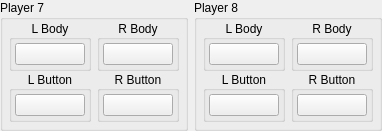
                <widget class="QWidget" name="player78Widget" native="true">
                 <layout class="QHBoxLayout" name="horizontalLayout_7">
                  <property name="leftMargin">
                   <number>0</number>
                  </property>
                  <property name="topMargin">
                   <number>0</number>
                  </property>
                  <property name="rightMargin">
                   <number>0</number>
                  </property>
                  <property name="bottomMargin">
                   <number>0</number>
                  </property>
                  <item>
                   <widget class="QGroupBox" name="player7Group">
                    <property name="title">
                     <string>Player 7</string>
                    </property>
                    <layout class="QHBoxLayout" name="horizontalLayout_12">
                     <property name="spacing">
                      <number>6</number>
                     </property>
                     <property name="leftMargin">
                      <number>6</number>
                     </property>
                     <property name="topMargin">
                      <number>0</number>
                     </property>
                     <property name="rightMargin">
                      <number>6</number>
                     </property>
                     <property name="bottomMargin">
                      <number>6</number>
                     </property>
                     <item>
                      <widget class="QWidget" name="player7LeftJoycon" native="true">
                       <layout class="QVBoxLayout" name="buttonMiscButtonsLeftJoyconVerticalLayout_12">
                        <property name="spacing">
                         <number>0</number>
                        </property>
                        <property name="leftMargin">
                         <number>0</number>
                        </property>
                        <property name="topMargin">
                         <number>0</number>
                        </property>
                        <property name="rightMargin">
                         <number>0</number>
                        </property>
                        <property name="bottomMargin">
                         <number>0</number>
                        </property>
                        <item alignment="Qt::AlignHCenter">
                         <widget class="QGroupBox" name="player7LeftBodyGroup">
                          <property name="title">
                           <string>L Body</string>
                          </property>
                          <property name="alignment">
                           <set>Qt::AlignCenter</set>
                          </property>
                          <layout class="QVBoxLayout" name="verticalLayout_58">
                           <property name="spacing">
                            <number>3</number>
                           </property>
                           <property name="leftMargin">
                            <number>3</number>
                           </property>
                           <property name="topMargin">
                            <number>3</number>
                           </property>
                           <property name="rightMargin">
                            <number>3</number>
                           </property>
                           <property name="bottomMargin">
                            <number>3</number>
                           </property>
                           <item>
                            <widget class="QPushButton" name="player7_left_body_button">
                             <property name="sizePolicy">
                              <sizepolicy hsizetype="Fixed" vsizetype="Fixed">
                               <horstretch>0</horstretch>
                               <verstretch>0</verstretch>
                              </sizepolicy>
                             </property>
                             <property name="minimumSize">
                              <size>
                               <width>68</width>
                               <height>0</height>
                              </size>
                             </property>
                             <property name="maximumSize">
                              <size>
                               <width>68</width>
                               <height>16777215</height>
                              </size>
                             </property>
                             <property name="styleSheet">
                              <string notr="true">min-width: 68px;</string>
                             </property>
                             <property name="text">
                              <string/>
                             </property>
                            </widget>
                           </item>
                          </layout>
                         </widget>
                        </item>
                        <item alignment="Qt::AlignHCenter">
                         <widget class="QGroupBox" name="player7LeftButtonsGroup">
                          <property name="title">
                           <string>L Button</string>
                          </property>
                          <property name="alignment">
                           <set>Qt::AlignCenter</set>
                          </property>
                          <layout class="QVBoxLayout" name="verticalLayout_59">
                           <property name="spacing">
                            <number>3</number>
                           </property>
                           <property name="leftMargin">
                            <number>3</number>
                           </property>
                           <property name="topMargin">
                            <number>3</number>
                           </property>
                           <property name="rightMargin">
                            <number>3</number>
                           </property>
                           <property name="bottomMargin">
                            <number>3</number>
                           </property>
                           <item>
                            <widget class="QPushButton" name="player7_left_buttons_button">
                             <property name="sizePolicy">
                              <sizepolicy hsizetype="Fixed" vsizetype="Fixed">
                               <horstretch>0</horstretch>
                               <verstretch>0</verstretch>
                              </sizepolicy>
                             </property>
                             <property name="minimumSize">
                              <size>
                               <width>68</width>
                               <height>0</height>
                              </size>
                             </property>
                             <property name="maximumSize">
                              <size>
                               <width>68</width>
                               <height>16777215</height>
                              </size>
                             </property>
                             <property name="styleSheet">
                              <string notr="true">min-width: 68px;</string>
                             </property>
                             <property name="text">
                              <string/>
                             </property>
                            </widget>
                           </item>
                          </layout>
                         </widget>
                        </item>
                       </layout>
                      </widget>
                     </item>
                     <item>
                      <widget class="QWidget" name="player7RightJoycon" native="true">
                       <layout class="QVBoxLayout" name="buttonMiscButtonsRightJoyconVerticalLayout_12">
                        <property name="spacing">
                         <number>0</number>
                        </property>
                        <property name="leftMargin">
                         <number>0</number>
                        </property>
                        <property name="topMargin">
                         <number>0</number>
                        </property>
                        <property name="rightMargin">
                         <number>0</number>
                        </property>
                        <property name="bottomMargin">
                         <number>0</number>
                        </property>
                        <item alignment="Qt::AlignHCenter">
                         <widget class="QGroupBox" name="player7RightBodyGroup">
                          <property name="title">
                           <string>R Body</string>
                          </property>
                          <property name="alignment">
                           <set>Qt::AlignCenter</set>
                          </property>
                          <layout class="QVBoxLayout" name="verticalLayout_56">
                           <property name="spacing">
                            <number>3</number>
                           </property>
                           <property name="leftMargin">
                            <number>3</number>
                           </property>
                           <property name="topMargin">
                            <number>3</number>
                           </property>
                           <property name="rightMargin">
                            <number>3</number>
                           </property>
                           <property name="bottomMargin">
                            <number>3</number>
                           </property>
                           <item>
                            <widget class="QPushButton" name="player7_right_body_button">
                             <property name="sizePolicy">
                              <sizepolicy hsizetype="Fixed" vsizetype="Fixed">
                               <horstretch>0</horstretch>
                               <verstretch>0</verstretch>
                              </sizepolicy>
                             </property>
                             <property name="minimumSize">
                              <size>
                               <width>68</width>
                               <height>0</height>
                              </size>
                             </property>
                             <property name="maximumSize">
                              <size>
                               <width>68</width>
                               <height>16777215</height>
                              </size>
                             </property>
                             <property name="styleSheet">
                              <string notr="true">min-width: 68px;</string>
                             </property>
                             <property name="text">
                              <string/>
                             </property>
                            </widget>
                           </item>
                          </layout>
                         </widget>
                        </item>
                        <item alignment="Qt::AlignHCenter">
                         <widget class="QGroupBox" name="player7RightButtonsGroup">
                          <property name="title">
                           <string>R Button</string>
                          </property>
                          <property name="alignment">
                           <set>Qt::AlignCenter</set>
                          </property>
                          <layout class="QVBoxLayout" name="verticalLayout_57">
                           <property name="spacing">
                            <number>3</number>
                           </property>
                           <property name="leftMargin">
                            <number>3</number>
                           </property>
                           <property name="topMargin">
                            <number>3</number>
                           </property>
                           <property name="rightMargin">
                            <number>3</number>
                           </property>
                           <property name="bottomMargin">
                            <number>3</number>
                           </property>
                           <item>
                            <widget class="QPushButton" name="player7_right_buttons_button">
                             <property name="sizePolicy">
                              <sizepolicy hsizetype="Fixed" vsizetype="Fixed">
                               <horstretch>0</horstretch>
                               <verstretch>0</verstretch>
                              </sizepolicy>
                             </property>
                             <property name="minimumSize">
                              <size>
                               <width>68</width>
                               <height>0</height>
                              </size>
                             </property>
                             <property name="maximumSize">
                              <size>
                               <width>68</width>
                               <height>16777215</height>
                              </size>
                             </property>
                             <property name="styleSheet">
                              <string notr="true">min-width: 68px;</string>
                             </property>
                             <property name="text">
                              <string/>
                             </property>
                            </widget>
                           </item>
                          </layout>
                         </widget>
                        </item>
                       </layout>
                      </widget>
                     </item>
                    </layout>
                   </widget>
                  </item>
                  <item>
                   <widget class="QGroupBox" name="player8Group">
                    <property name="title">
                     <string>Player 8</string>
                    </property>
                    <layout class="QHBoxLayout" name="horizontalLayout_13">
                     <property name="spacing">
                      <number>6</number>
                     </property>
                     <property name="leftMargin">
                      <number>6</number>
                     </property>
                     <property name="topMargin">
                      <number>0</number>
                     </property>
                     <property name="rightMargin">
                      <number>6</number>
                     </property>
                     <property name="bottomMargin">
                      <number>6</number>
                     </property>
                     <item>
                      <widget class="QWidget" name="player8LeftJoycon" native="true">
                       <layout class="QVBoxLayout" name="buttonMiscButtonsLeftJoyconVerticalLayout_13">
                        <property name="spacing">
                         <number>0</number>
                        </property>
                        <property name="leftMargin">
                         <number>0</number>
                        </property>
                        <property name="topMargin">
                         <number>0</number>
                        </property>
                        <property name="rightMargin">
                         <number>0</number>
                        </property>
                        <property name="bottomMargin">
                         <number>0</number>
                        </property>
                        <item alignment="Qt::AlignHCenter">
                         <widget class="QGroupBox" name="player8LeftBodyGroup">
                          <property name="title">
                           <string>L Body</string>
                          </property>
                          <property name="alignment">
                           <set>Qt::AlignCenter</set>
                          </property>
                          <layout class="QVBoxLayout" name="verticalLayout_62">
                           <property name="spacing">
                            <number>3</number>
                           </property>
                           <property name="leftMargin">
                            <number>3</number>
                           </property>
                           <property name="topMargin">
                            <number>3</number>
                           </property>
                           <property name="rightMargin">
                            <number>3</number>
                           </property>
                           <property name="bottomMargin">
                            <number>3</number>
                           </property>
                           <item>
                            <widget class="QPushButton" name="player8_left_body_button">
                             <property name="sizePolicy">
                              <sizepolicy hsizetype="Fixed" vsizetype="Fixed">
                               <horstretch>0</horstretch>
                               <verstretch>0</verstretch>
                              </sizepolicy>
                             </property>
                             <property name="minimumSize">
                              <size>
                               <width>68</width>
                               <height>0</height>
                              </size>
                             </property>
                             <property name="maximumSize">
                              <size>
                               <width>68</width>
                               <height>16777215</height>
                              </size>
                             </property>
                             <property name="styleSheet">
                              <string notr="true">min-width: 68px;</string>
                             </property>
                             <property name="text">
                              <string/>
                             </property>
                            </widget>
                           </item>
                          </layout>
                         </widget>
                        </item>
                        <item alignment="Qt::AlignHCenter">
                         <widget class="QGroupBox" name="player8LeftButtonsGroup">
                          <property name="title">
                           <string>L Button</string>
                          </property>
                          <property name="alignment">
                           <set>Qt::AlignCenter</set>
                          </property>
                          <layout class="QVBoxLayout" name="verticalLayout_63">
                           <property name="spacing">
                            <number>3</number>
                           </property>
                           <property name="leftMargin">
                            <number>3</number>
                           </property>
                           <property name="topMargin">
                            <number>3</number>
                           </property>
                           <property name="rightMargin">
                            <number>3</number>
                           </property>
                           <property name="bottomMargin">
                            <number>3</number>
                           </property>
                           <item>
                            <widget class="QPushButton" name="player8_left_buttons_button">
                             <property name="sizePolicy">
                              <sizepolicy hsizetype="Fixed" vsizetype="Fixed">
                               <horstretch>0</horstretch>
                               <verstretch>0</verstretch>
                              </sizepolicy>
                             </property>
                             <property name="minimumSize">
                              <size>
                               <width>68</width>
                               <height>0</height>
                              </size>
                             </property>
                             <property name="maximumSize">
                              <size>
                               <width>68</width>
                               <height>16777215</height>
                              </size>
                             </property>
                             <property name="styleSheet">
                              <string notr="true">min-width: 68px;</string>
                             </property>
                             <property name="text">
                              <string/>
                             </property>
                            </widget>
                           </item>
                          </layout>
                         </widget>
                        </item>
                       </layout>
                      </widget>
                     </item>
                     <item>
                      <widget class="QWidget" name="player8RightJoycon" native="true">
                       <layout class="QVBoxLayout" name="buttonMiscButtonsRightJoyconVerticalLayout_13">
                        <property name="spacing">
                         <number>0</number>
                        </property>
                        <property name="leftMargin">
                         <number>0</number>
                        </property>
                        <property name="topMargin">
                         <number>0</number>
                        </property>
                        <property name="rightMargin">
                         <number>0</number>
                        </property>
                        <property name="bottomMargin">
                         <number>0</number>
                        </property>
                        <item alignment="Qt::AlignHCenter">
                         <widget class="QGroupBox" name="player8RightBodyGroup">
                          <property name="title">
                           <string>R Body</string>
                          </property>
                          <property name="alignment">
                           <set>Qt::AlignCenter</set>
                          </property>
                          <layout class="QVBoxLayout" name="verticalLayout_60">
                           <property name="spacing">
                            <number>3</number>
                           </property>
                           <property name="leftMargin">
                            <number>3</number>
                           </property>
                           <property name="topMargin">
                            <number>3</number>
                           </property>
                           <property name="rightMargin">
                            <number>3</number>
                           </property>
                           <property name="bottomMargin">
                            <number>3</number>
                           </property>
                           <item>
                            <widget class="QPushButton" name="player8_right_body_button">
                             <property name="sizePolicy">
                              <sizepolicy hsizetype="Fixed" vsizetype="Fixed">
                               <horstretch>0</horstretch>
                               <verstretch>0</verstretch>
                              </sizepolicy>
                             </property>
                             <property name="minimumSize">
                              <size>
                               <width>68</width>
                               <height>0</height>
                              </size>
                             </property>
                             <property name="maximumSize">
                              <size>
                               <width>68</width>
                               <height>16777215</height>
                              </size>
                             </property>
                             <property name="styleSheet">
                              <string notr="true">min-width: 68px;</string>
                             </property>
                             <property name="text">
                              <string/>
                             </property>
                            </widget>
                           </item>
                          </layout>
                         </widget>
                        </item>
                        <item alignment="Qt::AlignHCenter">
                         <widget class="QGroupBox" name="player8RightButtonsGroup">
                          <property name="title">
                           <string>R Button</string>
                          </property>
                          <property name="alignment">
                           <set>Qt::AlignCenter</set>
                          </property>
                          <layout class="QVBoxLayout" name="verticalLayout_61">
                           <property name="spacing">
                            <number>3</number>
                           </property>
                           <property name="leftMargin">
                            <number>3</number>
                           </property>
                           <property name="topMargin">
                            <number>3</number>
                           </property>
                           <property name="rightMargin">
                            <number>3</number>
                           </property>
                           <property name="bottomMargin">
                            <number>3</number>
                           </property>
                           <item>
                            <widget class="QPushButton" name="player8_right_buttons_button">
                             <property name="sizePolicy">
                              <sizepolicy hsizetype="Fixed" vsizetype="Fixed">
                               <horstretch>0</horstretch>
                               <verstretch>0</verstretch>
                              </sizepolicy>
                             </property>
                             <property name="minimumSize">
                              <size>
                               <width>68</width>
                               <height>0</height>
                              </size>
                             </property>
                             <property name="maximumSize">
                              <size>
                               <width>68</width>
                               <height>16777215</height>
                              </size>
                             </property>
                             <property name="styleSheet">
                              <string notr="true">min-width: 68px;</string>
                             </property>
                             <property name="text">
                              <string/>
                             </property>
                            </widget>
                           </item>
                          </layout>
                         </widget>
                        </item>
                       </layout>
                      </widget>
                     </item>
                    </layout>
                   </widget>
                  </item>
                 </layout>
                </widget>
